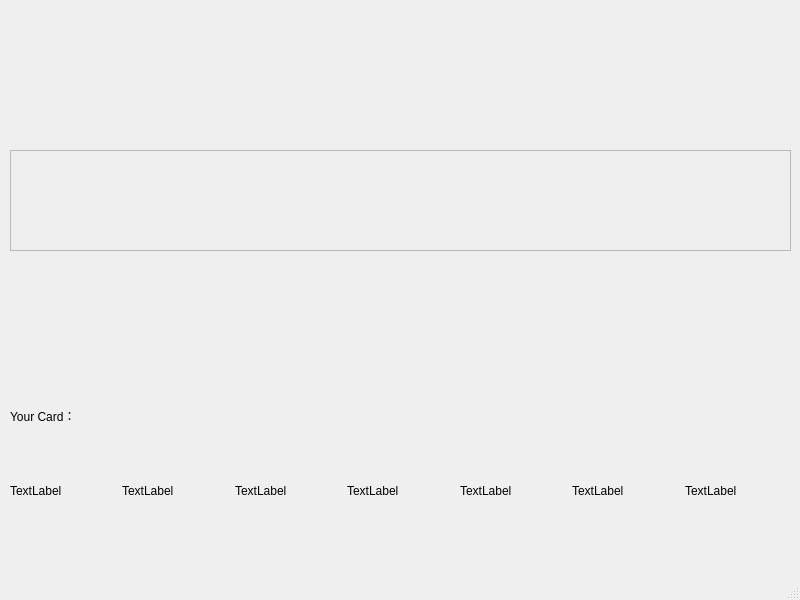
<?xml version="1.0" encoding="UTF-8"?>
<ui version="4.0">
 <class>_playground</class>
 <widget class="QMainWindow" name="_playground">
  <property name="geometry">
   <rect>
    <x>0</x>
    <y>0</y>
    <width>800</width>
    <height>600</height>
   </rect>
  </property>
  <property name="windowTitle">
   <string>MainWindow</string>
  </property>
  <widget class="QWidget" name="centralwidget">
   <widget class="QWidget" name="horizontalLayoutWidget">
    <property name="geometry">
     <rect>
      <x>10</x>
      <y>440</y>
      <width>781</width>
      <height>101</height>
     </rect>
    </property>
    <layout class="QHBoxLayout" name="horizontalLayout">
     <item>
      <widget class="QLabel" name="label">
       <property name="text">
        <string>TextLabel</string>
       </property>
      </widget>
     </item>
     <item>
      <widget class="QLabel" name="label_2">
       <property name="text">
        <string>TextLabel</string>
       </property>
      </widget>
     </item>
     <item>
      <widget class="QLabel" name="label_3">
       <property name="text">
        <string>TextLabel</string>
       </property>
      </widget>
     </item>
     <item>
      <widget class="QLabel" name="label_4">
       <property name="text">
        <string>TextLabel</string>
       </property>
      </widget>
     </item>
     <item>
      <widget class="QLabel" name="label_5">
       <property name="text">
        <string>TextLabel</string>
       </property>
      </widget>
     </item>
     <item>
      <widget class="QLabel" name="label_6">
       <property name="text">
        <string>TextLabel</string>
       </property>
      </widget>
     </item>
     <item>
      <widget class="QLabel" name="label_7">
       <property name="text">
        <string>TextLabel</string>
       </property>
      </widget>
     </item>
    </layout>
   </widget>
   <widget class="QLabel" name="label_8">
    <property name="geometry">
     <rect>
      <x>10</x>
      <y>400</y>
      <width>141</width>
      <height>31</height>
     </rect>
    </property>
    <property name="text">
     <string>Your Card：</string>
    </property>
   </widget>
   <widget class="QWidget" name="horizontalLayoutWidget_2">
    <property name="geometry">
     <rect>
      <x>10</x>
      <y>280</y>
      <width>781</width>
      <height>91</height>
     </rect>
    </property>
    <layout class="QHBoxLayout" name="horizontalLayout_2"/>
   </widget>
   <widget class="QWidget" name="horizontalLayoutWidget_3">
    <property name="geometry">
     <rect>
      <x>10</x>
      <y>20</y>
      <width>781</width>
      <height>91</height>
     </rect>
    </property>
    <layout class="QHBoxLayout" name="horizontalLayout_3"/>
   </widget>
   <widget class="QScrollArea" name="scrollArea">
    <property name="geometry">
     <rect>
      <x>10</x>
      <y>150</y>
      <width>781</width>
      <height>101</height>
     </rect>
    </property>
    <property name="widgetResizable">
     <bool>true</bool>
    </property>
    <widget class="QWidget" name="scrollAreaWidgetContents">
     <property name="geometry">
      <rect>
       <x>0</x>
       <y>0</y>
       <width>779</width>
       <height>99</height>
      </rect>
     </property>
    </widget>
   </widget>
  </widget>
  <widget class="QMenuBar" name="menubar">
   <property name="geometry">
    <rect>
     <x>0</x>
     <y>0</y>
     <width>800</width>
     <height>22</height>
    </rect>
   </property>
  </widget>
  <widget class="QStatusBar" name="statusbar"/>
 </widget>
 <resources/>
 <connections/>
</ui>
